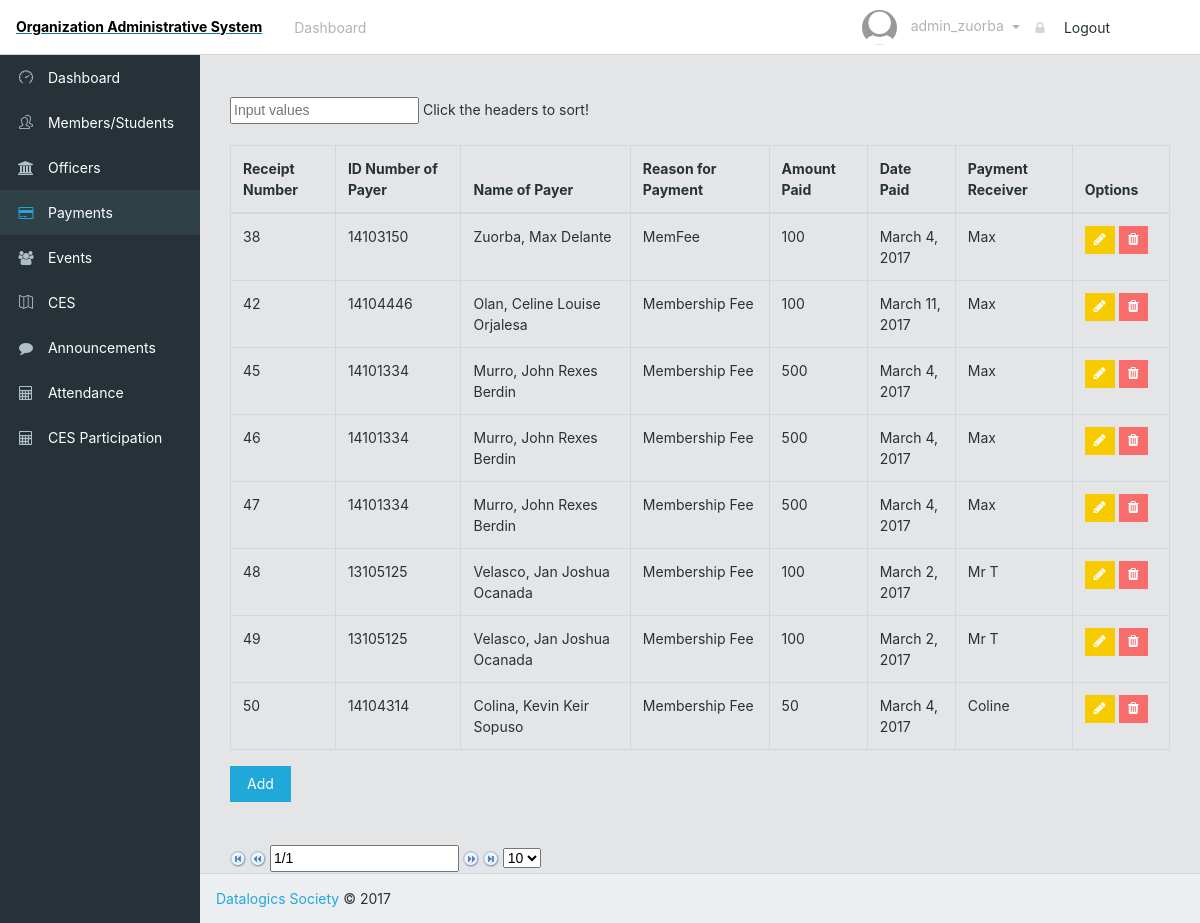
Screenshot of /adminPayments.php (signed in) with the database file from the repository.
### tables this page shows
CREATE TABLE `payment` (
  `receipt_num` int(11) NOT NULL,
  `student_id` varchar(16) NOT NULL,
  `description` varchar(256) NOT NULL,
  `payment_amount` decimal(10,0) NOT NULL,
  `date_paid` date NOT NULL,
  `payment_receiver` varchar(64) NOT NULL
);

CREATE TABLE `student` (
  `student_id` varchar(16) NOT NULL,
  `first_name` varchar(64) NOT NULL,
  `middle_name` varchar(16) DEFAULT 'None',
  `last_name` varchar(32) NOT NULL,
  `program` varchar(32) NOT NULL,
  `standing_year` int(11) NOT NULL
);

### adminPayments.php (the view, shortened to what this page needs)
<?php
    include("sql_connect.php");
?>
<!DOCTYPE html>
<html lang="en">
<head>
    <link href="css/font-awesome.min.css" rel="stylesheet">
    <link href="css/simple-line-icons.css" rel="stylesheet">
    <link href="css/style.css" rel="stylesheet">
</head>
<body class="app header-fixed sidebar-fixed aside-menu-fixed aside-menu-hidden">
    <header class="app-header navbar">
        <a href="#"><span class = "top">Organization Administrative System</span></a>
        <ul class="nav navbar-nav hidden-md-down">
			<li class="nav-item px-1">
				<a class = "nav-link" href = "admin.php"> Dashboard </a>
			</li>
        </ul>
		<ul class="nav navbar-nav ml-auto">
                <span class = "nav-link dropdown-toggle" data-toggle="dropdown" role="button">
                    <img src="img/profile/default.png" class="img-avatar">
                    <span class="hidden-md-down">
						<?php
							echo "$_SESSION[username]";
						?>
					</span>
                </span>
                <li>
                    <a class="dropdown-item" href="logOut.php"><i class="fa fa-lock"></i> Logout</a>
                </li>
        </ul>
    </header>
    <div class="app-body">
        <?php require("sidebar.php");?>
        <main class="main">
            <br><br>
            <div class="container-fluid">
                <div class="animated fadeIn">
                    <div class="row">
                        <div class='col-sm-12 col-sm-offset-1'>
                            <input type="text" id="myInput" onkeyup="myFunction()" placeholder="Input values">
                            <span>Click the headers to sort!</span><br><br>
                            <table id = "myTable" class="tablesorter table table-bordered">
                                <thead>
                                <tr>
                                <th>Receipt Number</th>
                                <th>ID Number of Payer</th>
                                <th>Name of Payer</th>
                                <th>Reason for Payment</th>
                                <th>Amount Paid</th>
                                <th>Date Paid</th>
                                <th>Payment Receiver</th>
                                <th>Options</th>
                                </tr>
                                </thead>
                                <tbody>
                                <?php
                                    $result = mysqli_query($mysqli, "SELECT * FROM PAYMENT WHERE description != 'officership'");
                                    while($row = mysqli_fetch_array($result)){
                                        $plz = mysqli_query($mysqli, "SELECT * FROM STUDENT WHERE STUDENT_ID = ".$row[1]);
                                        $name = mysqli_fetch_array($plz);
                                        echo
                                            "<tr>
                                                <td>".$row[0]."</td>
                                                <td>".$row[1]."</td>
                                                <td>".$name[3].", ".$name[1]." ".$name[2]."</td>
                                                <td>".$row[2]."</td>
                                                <td>".$row[3]."</td>
                                                <td>".date("F j, Y", strtotime($row[4]))."</td>
                                                <td>".$row[5]."</td>
                                                <td>
                                                    <a href='editPayments.php?eid=".$row[0]."' class='edit'>
                                                    <button class='btn btn-sm btn-warning'>
                                                    <span class='fa fa-pencil'>
                                                    </span>
                                                    </button>
                                                    </a>
                                                    <a href='deletePayment.php?eid=".$row[0]."' class='delete'>
                                                    <button class='btn btn-sm btn-danger'>
                                                    <span class='fa fa-trash'>
                                                    </span>
                                                    </button>
                                                    </a>
                                                </td>
                                            </tr>";
                                    }
                                ?>
                                </tbody>
                            </table>
                            <div id="pager" class="pager" style="top: 687px; position: absolute;">
                                <form>
                                    <img src="addons/pager/icons/first.png" class="first">
                                    <img src="addons/pager/icons/prev.png" class="prev">
                                    <input type="text" class="pagedisplay">
                                    <img src="addons/pager/icons/next.png" class="next">
                                    <img src="addons/pager/icons/last.png" class="last">
                                    <select class="pagesize">
                                        <option selected="selected" value="10">10</option>
                                    </select>
                                </form>
                            </div>
                                <a href="addPayment.php" class ="btn btn-primary" role="button">Add</a>
                        </div>
                    </div>
                </div>
            </div>
        </main>
    </div>
    <footer class="app-footer">
        <a href="#">Datalogics Society</a> © 2017
    </footer>
</body>
</html>

### adminPayments.php (style rules this page uses)
.top { display: block; padding: 16px; font-weight: bold; color: black; }

### rows the page displays
payment: receipt_num "38", student "14103150", student.last_name "Zuorba", student.first_name "Max", student.middle_name "Delante", description "MemFee", payment_amount "100", date_paid "March 4, 2017", payment_receiver "Max"
payment: receipt_num "42", student "14104446", student.last_name "Olan", student.first_name "Celine Louise", student.middle_name "Orjalesa", description "Membership Fee", payment_amount "100", date_paid "March 11, 2017", payment_receiver "Max"
payment: receipt_num "45", student "14101334", student.last_name "Murro", student.first_name "John Rexes", student.middle_name "Berdin", description "Membership Fee", payment_amount "500", date_paid "March 4, 2017", payment_receiver "Max"
payment: receipt_num "46", student "14101334", student.last_name "Murro", student.first_name "John Rexes", student.middle_name "Berdin", description "Membership Fee", payment_amount "500", date_paid "March 4, 2017", payment_receiver "Max"
payment: receipt_num "47", student "14101334", student.last_name "Murro", student.first_name "John Rexes", student.middle_name "Berdin", description "Membership Fee", payment_amount "500", date_paid "March 4, 2017", payment_receiver "Max"
payment: receipt_num "48", student "13105125", student.last_name "Velasco", student.first_name "Jan Joshua", student.middle_name "Ocanada", description "Membership Fee", payment_amount "100", date_paid "March 2, 2017", payment_receiver "Mr T"
payment: receipt_num "49", student "13105125", student.last_name "Velasco", student.first_name "Jan Joshua", student.middle_name "Ocanada", description "Membership Fee", payment_amount "100", date_paid "March 2, 2017", payment_receiver "Mr T"
payment: receipt_num "50", student "14104314", student.last_name "Colina", student.first_name "Kevin Keir", student.middle_name "Sopuso", description "Membership Fee", payment_amount "50", date_paid "March 4, 2017", payment_receiver "Coline"

### other values shown
$_SESSION[username] "admin_zuorba"
